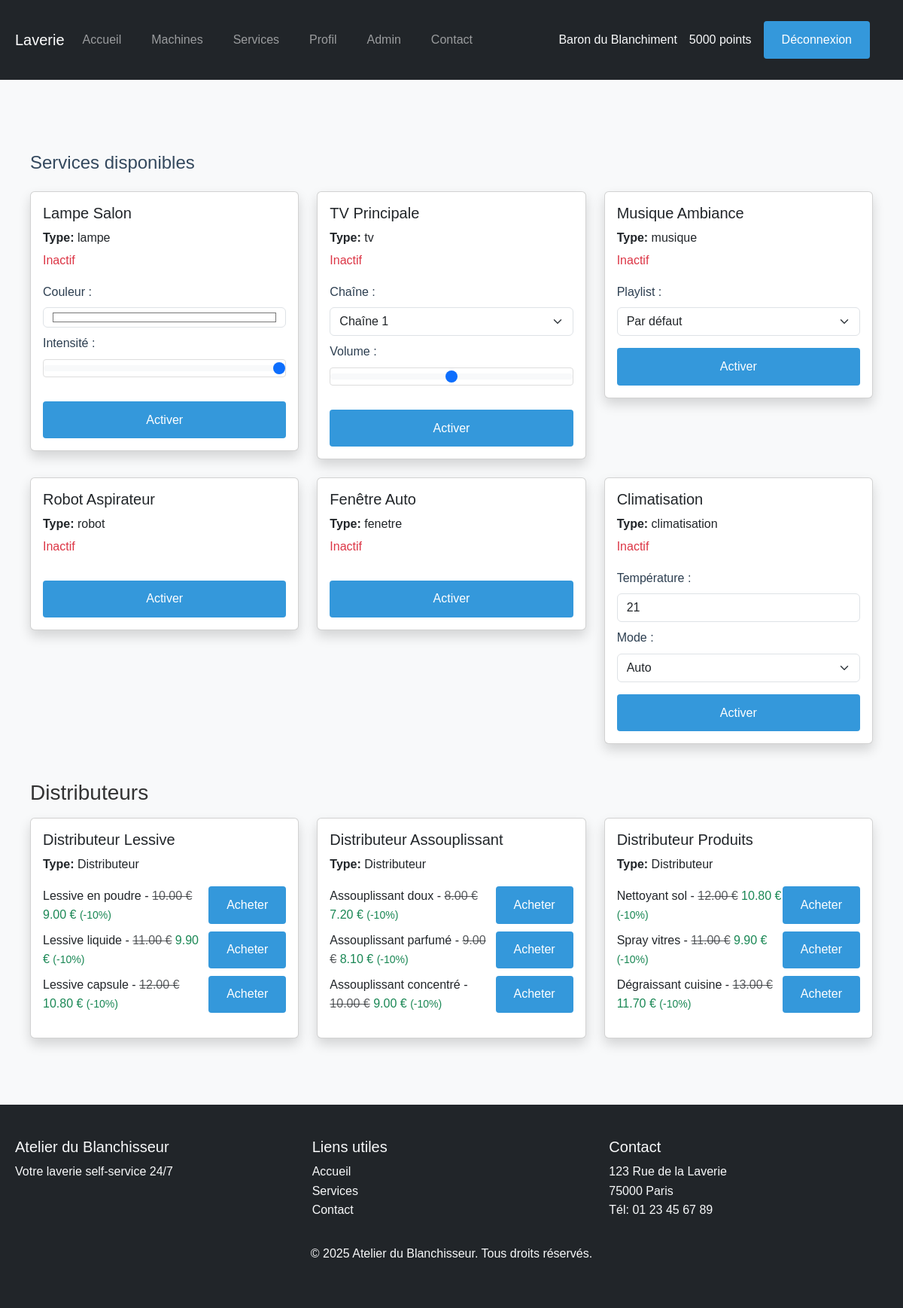
Screenshot of /services.php (signed in) with the database file from the repository.
### tables this page shows
CREATE TABLE IF NOT EXISTS users (
    id INT AUTO_INCREMENT PRIMARY KEY,
    username VARCHAR(50) NOT NULL UNIQUE,
    password VARCHAR(255) NOT NULL,
    points INT DEFAULT 1,
    grade VARCHAR(50) DEFAULT 'Chiffon Recrue',
    is_admin BOOLEAN DEFAULT FALSE,
    created_at TIMESTAMP DEFAULT CURRENT_TIMESTAMP
);

CREATE TABLE IF NOT EXISTS services (
    id INT PRIMARY KEY AUTO_INCREMENT,
    name VARCHAR(100) NOT NULL,
    type VARCHAR(50) NOT NULL,
    status BOOLEAN DEFAULT FALSE,
    created_at TIMESTAMP DEFAULT CURRENT_TIMESTAMP
);

CREATE TABLE IF NOT EXISTS products (
    id INT PRIMARY KEY AUTO_INCREMENT,
    name VARCHAR(100) NOT NULL,
    price DECIMAL(10,2) NOT NULL,
    distributor_id INT,
    stock INT DEFAULT 0,
    created_at TIMESTAMP DEFAULT CURRENT_TIMESTAMP,
    FOREIGN KEY (distributor_id) REFERENCES services(id)
);

### includes/functions.php (called while the page is built, shortened)
<?php
function isLoggedIn() {
    return isset($_SESSION['user_id']);
}
function isAdmin() {
    global $pdo;
    $stmt = $pdo->prepare("SELECT is_admin FROM users WHERE id = ?");
    $stmt->execute([$_SESSION['user_id']]);
    $user = $stmt->fetch();
    return $user && $user['is_admin'] == 1;
}
function hasRestrictedServices() {
    return isset($_SESSION['restricted_services']) && $_SESSION['restricted_services'] === true;
}
?>

### services.php (the view, shortened to what this page needs)
<?php
require_once 'includes/config.php';
require_once 'includes/functions.php';
if (!hasRestrictedServices()) {
    $stmt = $pdo->prepare("SELECT * FROM services WHERE type IN ('lampe','tv','musique','robot','fenetre','climatisation')");
    $stmt->execute();
    $services = $stmt->fetchAll(PDO::FETCH_ASSOC);
}
$stmt = $pdo->prepare("SELECT * FROM services WHERE type = 'distributeur'");
$stmt->execute();
$distributeurs = $stmt->fetchAll(PDO::FETCH_ASSOC);
$produitsParDistributeur = [];
foreach ($distributeurs as $distributeur) {
    $stmt = $pdo->prepare("SELECT * FROM products WHERE distributor_id = ?");
    $stmt->execute([$distributeur['id']]);
    $produitsParDistributeur[$distributeur['id']] = $stmt->fetchAll(PDO::FETCH_ASSOC);
}
$user_points = 0;
if (isLoggedIn()) {
    $stmt = $pdo->prepare("SELECT points FROM users WHERE id = ?");
    $stmt->execute([$_SESSION['user_id']]);
    $user = $stmt->fetch();
    $user_points = $user['points'];
}
include 'includes/header.php';
?>
<div class="container mt-4">
    <?php if (!hasRestrictedServices()): ?>
    <h2 class="mb-4">Services disponibles</h2>
    <div class="row g-4">
        <?php foreach ($services as $service):
            $etat = $service['status'];
            $params = $_SESSION['parametres'][$service['id']] ?? [];
        ?>
        <div class="col-md-4">
            <div class="card shadow">
                <div class="card-body">
                    <h5 class="card-title"><?= htmlspecialchars($service['name']) ?></h5>
                    <?php if ($service['type'] !== 'distributeur'): ?>
                        <p class="mb-1"><strong>Type:</strong> <?= htmlspecialchars($service['type']) ?></p>
                        <p class="<?= $etat ? 'text-success' : 'text-danger' ?>">
                            <?= $etat ? 'Actif' : 'Inactif' ?>
                        </p>
                    <?php endif; ?>
                    <?php if ($service['type'] === 'lampe'): ?>
                        <label>Couleur :</label>
                        <input type="color" class="form-control mb-2" onchange="updateParam(<?= $service['id'] ?>, 'couleur', this.value)" value="<?= $params['couleur'] ?? '#ffffff' ?>">
                        <label>Intensité :</label>
                        <input type="range" class="form-range" min="0" max="100" onchange="updateParam(<?= $service['id'] ?>, 'intensite', this.value)" value="<?= $params['intensite'] ?? 100 ?>">
                    <?php elseif ($service['type'] === 'tv'): ?>
                        <label>Chaîne :</label>
                        <select class="form-select mb-2" onchange="updateParam(<?= $service['id'] ?>, 'chaine', this.value)">
                            <?php for ($i = 1; $i <= 10; $i++): ?>
                                <option value="<?= $i ?>" <?= ($params['chaine'] ?? 1) == $i ? 'selected' : '' ?>>Chaîne <?= $i ?></option>
                            <?php endfor; ?>
                        </select>
                        <label>Volume :</label>
                        <input type="range" class="form-range" min="0" max="100" onchange="updateParam(<?= $service['id'] ?>, 'volume', this.value)" value="<?= $params['volume'] ?? 50 ?>">
                    <?php elseif ($service['type'] === 'musique'): ?>
                        <label>Playlist :</label>
                        <select class="form-select" onchange="updateParam(<?= $service['id'] ?>, 'playlist', this.value)">
                            <option value="default" <?= ($params['playlist'] ?? '') === 'default' ? 'selected' : '' ?>>Par défaut</option>
                        </select>
                    <?php elseif ($service['type'] === 'climatisation'): ?>
                        <label>Température :</label>
                        <input type="number" class="form-control mb-2" min="16" max="30" onchange="updateParam(<?= $service['id'] ?>, 'temperature', this.value)" value="<?= $params['temperature'] ?? 21 ?>">
                        <label>Mode :</label>
                        <select class="form-select" onchange="updateParam(<?= $service['id'] ?>, 'mode', this.value)">
                            <option value="auto" <?= ($params['mode'] ?? '') === 'auto' ? 'selected' : '' ?>>Auto</option>
                        </select>
                    <?php endif; ?>
                    <button class="btn btn-outline-primary mt-3 w-100 toggle-service" data-id="<?= $service['id'] ?>">
                        <?= $etat ? 'Désactiver' : 'Activer' ?>
                    </button>
                </div>
            </div>
        </div>
        <?php endforeach; ?>
    </div>
    <?php endif; ?>
    <h3 class="mt-5 mb-3">Distributeurs</h3>
    <div class="row g-4">
        <?php foreach ($distributeurs as $dist): ?>
        <div class="col-md-4">
            <div class="card shadow">
                <div class="card-body">
                    <h5 class="card-title"><?= htmlspecialchars($dist['name']) ?></h5>
                    <p><strong>Type:</strong> Distributeur</p>
                    <ul class="list-unstyled">
                        <?php foreach ($produitsParDistributeur[$dist['id']] as $produit): ?>
                            <li class="d-flex justify-content-between align-items-center my-2">
                                <span>
                                    <?= htmlspecialchars($produit['name']) ?> -
                                    <?php if ($user_points >= 100): ?>
                                        <span class="text-decoration-line-through text-muted"><?= number_format($produit['price'], 2) ?> €</span>
                                        <span class="text-success"><?= number_format($produit['price'] * 0.9, 2) ?> €</span>
                                        <small class="text-success">(-10%)</small>
                                    <?php else: ?>
                                        <?= number_format($produit['price'], 2) ?> €
                                    <?php endif; ?>
                                </span>
                                <button class="btn btn-sm btn-success acheter-produit" data-id="<?= $produit['id'] ?>">
                                    Acheter
                                </button>
                            </li>
                        <?php endforeach; ?>
                    </ul>
                </div>
            </div>
        </div>
        <?php endforeach; ?>
    </div>
</div>
<?php include 'includes/footer.php'; ?>

### includes/header.php (shortened to what this page needs)
<?php
$root_path = dirname(__DIR__);
require_once $root_path . '/includes/config.php';
require_once $root_path . '/includes/functions.php';
if (isLoggedIn()) {
    $stmt = $pdo->prepare("SELECT * FROM users WHERE id = ?");
    $stmt->execute([$_SESSION['user_id']]);
    $user = $stmt->fetch();
}
?>
<!DOCTYPE html>
<html lang="fr">
<head>
    <link href="https://cdn.jsdelivr.net/npm/bootstrap@5.3.0/dist/css/bootstrap.min.css" rel="stylesheet">
    <link href="<?php echo SITE_URL; ?>/assets/css/style.css" rel="stylesheet">
</head>
<body class="bg-light">
    <nav class="navbar navbar-expand-lg navbar-dark bg-dark">
        <div class="container">
            <a class="navbar-brand" href="<?php echo SITE_URL; ?>/index.php">Laverie</a>
            <div class="collapse navbar-collapse" id="navbarNav">
                <ul class="navbar-nav me-auto">
                    <li class="nav-item">
                        <a class="nav-link" href="<?php echo SITE_URL; ?>/index.php">Accueil</a>
                    </li>
                    <?php if (isLoggedIn()): ?>
                    <li class="nav-item">
                        <a class="nav-link" href="<?php echo SITE_URL; ?>/dashboard.php">Machines</a>
                    </li>
                    <li class="nav-item">
                        <a class="nav-link" href="<?php echo SITE_URL; ?>/services.php">Services</a>
                    </li>
                    <li class="nav-item">
                        <a class="nav-link" href="<?php echo SITE_URL; ?>/profil.php">Profil</a>
                    </li>
                    <?php if (isAdmin()): ?>
                    <li class="nav-item">
                        <a class="nav-link" href="<?php echo SITE_URL; ?>/admin.php">Admin</a>
                    </li>
                    <?php endif; ?>
                    <?php endif; ?>
                    <li class="nav-item">
                        <a class="nav-link" href="<?php echo SITE_URL; ?>/contact.php">Contact</a>
                    </li>
                </ul>
                <div class="d-flex align-items-center">
                    <?php if (isLoggedIn()): ?>
                        <span class="text-light me-3">
                            <?php
                            if (isset($user['grade'])) {
                                echo htmlspecialchars($user['grade']);
                            }
                            ?>
                        </span>
                        <span class="text-light me-3">
                            <?php
                            if (isset($user['points'])) {
                                echo htmlspecialchars($user['points']) . ' points';
                            }
                            ?>
                        </span>
                        <a href="<?php echo SITE_URL; ?>/pages/logout.php" class="btn btn-outline-light">Déconnexion</a>
                    <?php else: ?>
                        <a href="<?php echo SITE_URL; ?>/pages/login.php" class="btn btn-outline-light me-2">Connexion</a>
                        <a href="<?php echo SITE_URL; ?>/pages/register.php" class="btn btn-light">Inscription</a>
                    <?php endif; ?>
                </div>
            </div>
        </div>
    </nav>
    <div class="container mt-4">

### assets/css/style.css (style rules this page uses)
* { margin: 0; padding: 0; box-sizing: border-box; }
body { font-family: 'Arial', sans-serif; line-height: 1.6; color: #333; background-color: #f5f5f5; }
.container { max-width: 1200px; margin: 0 auto; padding: 20px; }
nav { background-color: #2c3e50; padding: 1rem; margin-bottom: 2rem; }
nav a { color: white; text-decoration: none; margin-right: 1.5rem; font-weight: 500; }
h2 { color: #34495e; margin-bottom: 1rem; font-size: 1.5rem; }
label { display: block; margin-bottom: 0.5rem; color: #2c3e50; }
input, textarea { width: 100%; padding: 0.8rem; border: 1px solid #ddd; border-radius: 4px; margin-bottom: 1rem; }
button, .btn { background-color: #3498db; color: white; padding: 0.8rem 1.5rem; border: none; border-radius: 4px; cursor: pointer; font-size: 1rem; }

### rows the page displays
users: grade "Baron du Blanchiment", points "5000"
services: name "Lampe Salon", type "lampe", status "Inactif", id "#ffffff", id "100"
services: name "TV Principale", type "tv", status "Inactif", id "Chaîne 1", id "50"
services: name "Musique Ambiance", type "musique", status "Inactif", id "Par défaut"
services: name "Robot Aspirateur", type "robot", status "Inactif"
services: name "Fenêtre Auto", type "fenetre", status "Inactif"
services: name "Climatisation", type "climatisation", status "Inactif", id "21", id "Auto"
services: name "Distributeur Lessive"
products: name "Lessive en poudre", price "10.00", $produit['price']*0.9 "9.00"
products: name "Lessive liquide", price "11.00", $produit['price']*0.9 "9.90"
products: name "Lessive capsule", price "12.00", $produit['price']*0.9 "10.80"
services: name "Distributeur Assouplissant"
products: name "Assouplissant doux", price "8.00", $produit['price']*0.9 "7.20"
products: name "Assouplissant parfumé", price "9.00", $produit['price']*0.9 "8.10"
products: name "Assouplissant concentré", price "10.00", $produit['price']*0.9 "9.00"
services: name "Distributeur Produits"
products: name "Nettoyant sol", price "12.00", $produit['price']*0.9 "10.80"
products: name "Spray vitres", price "11.00", $produit['price']*0.9 "9.90"
products: name "Dégraissant cuisine", price "13.00", $produit['price']*0.9 "11.70"
